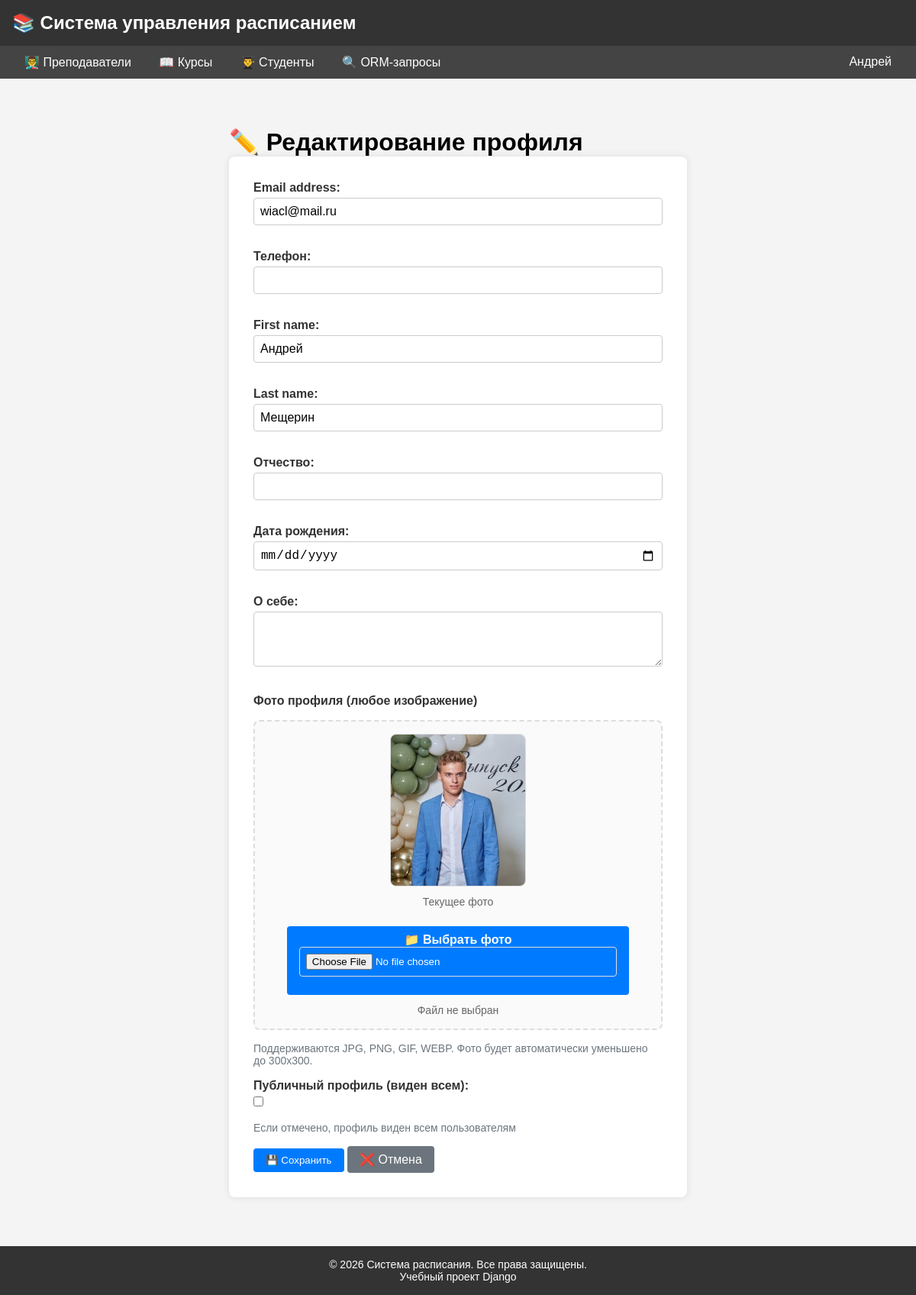
/users/profile/edit/ (signed in), run on the app's committed database.
### users/models.py (models this page shows, shortened)
class User(AbstractUser):
    groups = models.ManyToManyField(
        'auth.Group',
        verbose_name='группы',
        blank=True,
        help_text='Группы, к которым принадлежит пользователь.',
        related_name="custom_user_groups",
        related_query_name="custom_user_group",
    )
    user_permissions = models.ManyToManyField(
        'auth.Permission',
        verbose_name='права доступа',
        blank=True,
        help_text='Специальные права для пользователя.',
        related_name="custom_user_permissions",
        related_query_name="custom_user_permission",
    )
    middle_name = models.CharField(max_length=50, blank=True, null=True, verbose_name="Отчество")
    phone = models.CharField(max_length=20, blank=True, null=True, verbose_name="Телефон")
    birth_date = models.DateField(blank=True, null=True, verbose_name="Дата рождения")
    avatar = models.ImageField(
        upload_to='avatars/',
        blank=True,
        null=True,
        verbose_name="Аватар"
    )
    bio = models.TextField(blank=True, null=True, verbose_name="О себе")
    is_teacher = models.BooleanField(default=False, verbose_name="Преподаватель")
    is_student = models.BooleanField(default=False, verbose_name="Студент")
    friends = models.ManyToManyField(
        'self',
        blank=True,
        symmetrical=True,
        verbose_name="Друзья",
    )
    is_public = models.BooleanField(
        default=False,
        verbose_name="Публичный профиль",
        help_text="Если отмечено, профиль виден всем пользователям"
    )
    class Meta:
        verbose_name = "Пользователь"
        verbose_name_plural = "Пользователи"

### users/views.py (the view)
# urls.py: path('profile/edit/', views.profile_edit, name='profile_edit'),
@login_required
def profile_edit(request):
    if request.method == 'POST':
        form = ProfileEditForm(request.POST, request.FILES, instance=request.user)
        if form.is_valid():
            form.save()
            logger.info(f"User {request.user.username} updated profile")
            messages.success(request, 'Профиль успешно обновлен!')
            return redirect('users:profile')
        else:
            logger.warning(f"Profile update failed for {request.user.username}: {form.errors}")
    else:
        form = ProfileEditForm(instance=request.user)
    return render(request, 'registration/profile_edit.html', {'form': form})

### users/forms.py (shortened to what this page needs)
class ProfileEditForm(forms.ModelForm):
    class Meta:
        model = User
        fields = ('email', 'phone', 'first_name', 'last_name', 'middle_name',
                  'birth_date', 'bio', 'avatar', 'is_public')
        widgets = {
            'email': forms.EmailInput(attrs={'class': 'form-control'}),
            'phone': forms.TextInput(attrs={'class': 'form-control'}),
            'first_name': forms.TextInput(attrs={'class': 'form-control'}),
            'last_name': forms.TextInput(attrs={'class': 'form-control'}),
            'middle_name': forms.TextInput(attrs={'class': 'form-control'}),
            'birth_date': forms.DateInput(attrs={'type': 'date', 'class': 'form-control'}),
            'bio': forms.Textarea(attrs={'class': 'form-control', 'rows': 3}),
            'avatar': forms.FileInput(attrs={'class': 'form-control', 'accept': 'image/*'}),
        }
        labels = {
            'is_public': 'Публичный профиль (виден всем)',
            'avatar': 'Фото профиля (любое изображение)',
        }
        help_texts = {
            'avatar': 'Поддерживаются JPG, PNG, GIF, WEBP. Фото будет автоматически уменьшено до 300x300.',
        }

### templates/registration/profile_edit.html (shortened to what this page needs)
{% extends 'schedule/base.html' %}
{% block content %}
<div style="max-width: 600px; margin: 2rem auto;">
    <h1>✏️ Редактирование профиля</h1>
    <form method="post" enctype="multipart/form-data" novalidate>
        {% for field in form %}
        <p>
            {% if field.name == 'avatar' %}
                <label style="display: block; font-weight: bold; margin-bottom: 0.25rem;">{{ field.label }}</label>
                <div style="margin-bottom: 1rem; padding: 1rem; border: 2px dashed #ddd; border-radius: 8px; text-align: center; background: #fafafa;">
                    {% if user.avatar %}
                    <div style="margin-bottom: 0.5rem;">
                        <img src="{{ user.avatar.url }}" alt="Текущий аватар" style="max-width: 200px; max-height: 200px; border-radius: 8px; border: 1px solid #ddd;">
                    </div>
                    <p style="color: #666; font-size: 0.875rem;">Текущее фото</p>
                    {% else %}
                    <div style="width: 100px; height: 100px; border-radius: 50%; background: #e9ecef; display: inline-flex; align-items: center; justify-content: center; font-size: 2rem; margin-bottom: 0.5rem;">
                        👤
                    </div>
                    <p style="color: #666; font-size: 0.875rem;">Нет фото</p>
                    {% endif %}
                    <label class="btn" style="cursor: pointer; display: inline-block; margin-top: 0.5rem;">
                        📁 Выбрать фото
                        {{ field }}
                    </label>
                    <span id="file-name" style="display: block; margin-top: 0.5rem; color: #666; font-size: 0.875rem;">Файл не выбран</span>
                </div>
                {% if field.help_text %}
                <small style="display: block; color: #6c757d; font-size: 0.875rem; margin-top: 0.25rem;">{{ field.help_text }}</small>
                {% endif %}
            {% else %}
                {{ field.label_tag }}
                {{ field }}
                {% if field.help_text %}
                <small style="display: block; color: #6c757d; font-size: 0.875rem; margin-top: 0.25rem;">{{ field.help_text }}</small>
                {% endif %}
            {% endif %}
        </p>
        {% endfor %}
        <button type="submit" class="btn">💾 Сохранить</button>
        <a href="{% url 'users:profile' %}" class="btn" style="background: #6c757d;">❌ Отмена</a>
    </form>
</div>
{% endblock %}

### schedule/templates/schedule/base.html (shortened to what this page needs)
<!DOCTYPE html>
<html lang="ru">
<head>
</head>
<body>
<header>
    <h1>📚 Система управления расписанием</h1>
</header>
<nav>
    <a href="{% url 'schedule:teacher_index' %}">👨‍🏫 Преподаватели</a>
    <a href="{% url 'schedule:course_index' %}">📖 Курсы</a>
    <a href="{% url 'schedule:student_index' %}">👨‍🎓 Студенты</a>
    <a href="{% url 'schedule:orm_queries' %}">🔍 ORM-запросы</a>
    {% if user.is_authenticated %}
        <div class="nav-dropdown" style="float: right;">
            <a href="#">{{ user.first_name|default:user.username }}</a>
        </div>
    {% else %}
        <div style="float: right;">
            <a href="{% url 'login' %}">🔐 Войти</a>
            <a href="{% url 'users:register' %}">📝 Регистрация</a>
        </div>
    {% endif %}
</nav>
<main>
    {% block content %}{% endblock %}
</main>
<footer>
    <p>© {% now "Y" %} Система расписания. Все права защищены.</p>
    <p>Учебный проект Django</p>
</footer>
</body>
</html>

### schedule/templates/schedule/base.html (style rules this page uses)
* { margin: 0; padding: 0; box-sizing: border-box; }
body { font-family: Arial, sans-serif; background: #f4f4f4; min-height: 100vh; display: flex; flex-direction: column; }
header { background: #333; color: white; padding: 1rem; }
header h1 { margin: 0; font-size: 1.5rem; }
nav { background: #444; padding: 0.75rem 1rem; }
nav a { color: white; text-decoration: none; margin: 0 1rem; }
main { flex: 1; max-width: 1200px; margin: 2rem auto; padding: 0 1rem; width: 100%; }
footer { background: #333; color: white; text-align: center; padding: 1rem; margin-top: auto; font-size: 0.875rem; }
.btn { display: inline-block; padding: 0.5rem 1rem; background: #007bff; color: white; text-decoration: none; border-radius: 4px; border: none; cursor: pointer; }
form { background: white; padding: 2rem; border-radius: 8px; box-shadow: 0 0 10px rgba(0,0,0,0.1); }
form input, form select, form textarea { width: 100%; padding: 0.5rem; margin-bottom: 1rem; border: 1px solid #ddd; border-radius: 4px; }
.nav-dropdown { position: relative; display: inline-block; }

### templates/registration/profile_edit.html (style rules this page uses)
form p { margin-bottom: 1rem; }
form label { display: block; font-weight: bold; margin-bottom: 0.25rem; color: #333; }
form input[type="text"], form input[type="email"], form input[type="date"], form textarea, form select { width: 100%; padding: 0.5rem; border: 1px solid #ccc; border-radius: 4px; font-size: 1rem; }
input[type="checkbox"] { width: auto; margin-right: 0.5rem; }

### data on the page
User: first_name "Андрей", form "wiacl@mail.ru" "Андрей" "Мещерин", avatar (picture)

### other printed values
{{ field.label_tag }} "Email address:" "Телефон:" "First name:" "Last name:" "Отчество:" "Дата рождения:" "О себе:" "Публичный профиль (виден всем):"
{{ field.label }} "Фото профиля (любое изображение)"
{{ field.help_text }} "Поддерживаются JPG, PNG, GIF, WEBP. Фото будет автоматически уменьшено до 300x300."
{{ field.help_text }} "Если отмечено, профиль виден всем пользователям"
